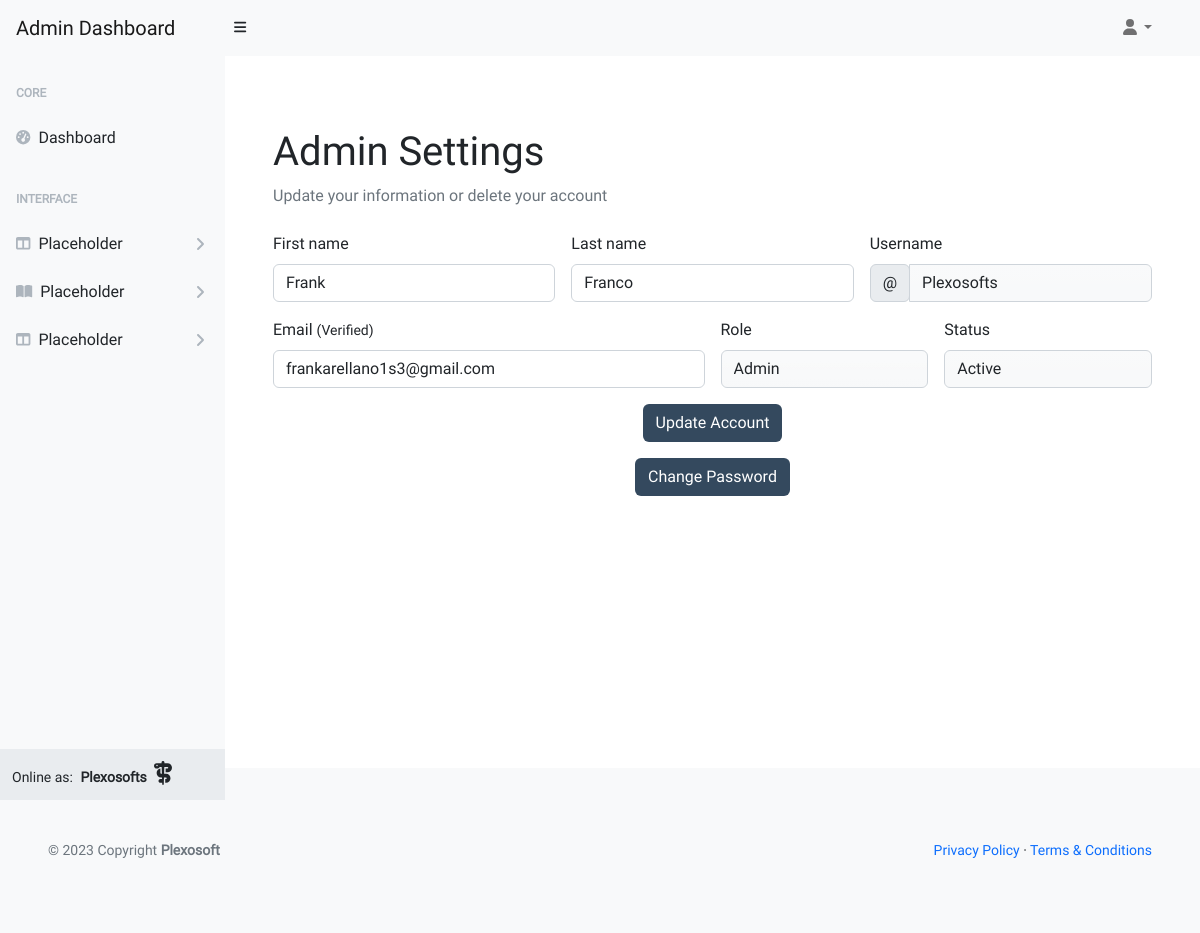
The page /account/admin/settings/ (signed in) on the database its author committed.
### homepage/models.py (models this page shows, shortened)
class UserProfile(AbstractUser):
    email = models.EmailField(
        unique=True)
    role = models.IntegerField(choices=ROLES, default=0)
    type = models.IntegerField(choices=USER_TYPE, default=0)
    status = models.IntegerField(choices=STATUS, default=2)
    user_transactions = models.ManyToManyField(
        'product_service.Product',
        through='product_service.Transaction',
        related_name='user_profiles')
    class Meta:
        ordering = ['username']

### admin_dashboard/views.py (the view, shortened to what this page needs)
# urls.py: path('account/admin/settings/', AdminSettingsView.as_view(),
class AdminSettingsView(AdminRequiredMixin, UpdateView):
    model = UserProfile
    form_class = AdminSettingsForm
    template_name = 'admin-dashboard/settings.html'
    context_object_name = 'admin_settings'
    def get_object(self, queryset=None):
        return self.request.user

### admin_dashboard/views.py
class AdminSettingsForm(forms.ModelForm):
    class Meta:
        model = UserProfile
        fields = ['first_name', 'last_name', 'email', 'username']

### admin_dashboard/views.py (called while the page is built)
    def test_func(self):
        user_profile = self.request.user
        return user_profile and user_profile.role == 1

### homepage/custom_context_processors.py (called while the page is built)
def get_verified_email(request):
    if request.user.is_authenticated:
        try:
            email_object = EmailAddress.objects.get(user=request.user)
            if email_object.verified:
                return {'get_verified_email': email_object}
        except EmailAddress.DoesNotExist:
            pass
    return {'get_verified_email': None}

### admin_dashboard/templates/admin-dashboard/settings.html (shortened to what this page needs)
{% extends "admin-dashboard/base.html" %}
{% load i18n %}
{% block content%}
<div id="layoutSidenav_content">
    <main>
        <div class="container-fluid p-5">
            <h1 class="mt-4">Admin Settings</h1>
            <ol class="breadcrumb mb-4">
                <li class="breadcrumb-item active">Update your information or delete your account</li>
            </ol>
            <form class="row g-3 needs-validation" method="POST" action="{% url 'admin_settings' %}" novalidate>
                {% if admin_settings.role == 1 %}
                <div class="col-md-4">
                    <label for="validationCustom01" class="form-label">First name</label>
                    <input type="text" class="form-control {% if form.errors.first_name %}is-invalid{% endif %}"
                        id="validationCustom01" value="{{ admin_settings.first_name}}" name="first_name" required>
                </div>
                <div class="col-md-4">
                    <label for="validationCustom02" class="form-label">Last name</label>
                    <input type="text" class="form-control {% if form.errors.last_name %}is-invalid{% endif %}"
                        id="validationCustom02" value="{{ admin_settings.last_name}}" name="last_name" required>
                </div>
                {% endif %}
                <div class="col-md-4">
                    <label for="validationCustomUsername" class="form-label">Username</label>
                    <div class="input-group has-validation">
                        <span class="input-group-text" id="inputGroupPrepend">@</span>
                        <input type="text" value="{{ admin_settings.username}}"
                            class="form-control {% if form.errors.username %}is-invalid{% endif %} bg-light bg-gradient"
                            id="validationCustomUsername" name="username" aria-describedby="inputGroupPrepend" required
                            readonly>
                    </div>
                </div>
                <div class="col-md-6">
                    <label for="validationCustom03" class="form-label">Email
                        {% if get_verified_email.verified %}<small>(Verified)</small>{% else %}<small>(Not verified)</small>{% endif %}
                    </label>
                    <input type="email" value="{{ admin_settings.email}}"
                        class="form-control {% if form.errors.email %}is-invalid{% endif %}" id="validationCustom03"
                        name="email" required>
                </div>
                <div class="col-md-3">
                    <label for="validationCustom04" class="form-label">Role</label>
                    <input type="text" value="{{ admin_settings.get_role_display}}" name="role"
                        class="form-control {% if form.errors.role %}is-invalid{% endif %} bg-light bg-gradient"
                        id="validationCustom04" required readonly>
                </div>
                <div class="col-md-3">
                    <label for="validationCustom05" class="form-label">Status</label>
                    <input type="text" value="{{ admin_settings.get_status_display }}" name="status"
                        class="form-control {% if form.errors.status %}is-invalid{% endif %} bg-light bg-gradient"
                        id="validationCustom05" required readonly>
                </div>
                <div class="col-12 text-center">
                    <button class="btn btn-primary-blue" type="submit">Update Account</button>
                </div>
                <div class="col-12 text-center">
                    <a class="btn btn-primary-blue" href="">Change Password</a>
                </div>
            </form>
        </div>
    </main>
</div>
{% endblock %}

### admin_dashboard/templates/admin-dashboard/base.html (shortened to what this page needs)
{% load static %}
{% now "Y-m-d" as current_date %}
{% now "Y" as copyright %}
<!DOCTYPE html>
<html lang="en">
<head>
    <link href="https://cdn.jsdelivr.net/npm/bootstrap@5.2.3/dist/css/bootstrap.min.css" rel="stylesheet">
    <link href="https://cdn.jsdelivr.net/npm/bootstrap-icons@1.5.0/font/bootstrap-icons.css" rel="stylesheet" />
    <link href="https://cdn.jsdelivr.net/npm/simple-datatables@7.1.2/dist/style.min.css" rel="stylesheet" />
    <link href="{% static 'backend/css/styles.css' %}" rel="stylesheet" />
    <link rel="stylesheet" href="{% static 'custom/css/style.css' %}">
</head>
<body class="sb-nav-fixed">
    <nav class="sb-topnav navbar navbar-expand navbar-light bg-light">
        <a class="navbar-brand ps-3" href="{% url 'admin_dashboard' %}">Admin Dashboard</a>
        <button class="btn btn-link btn-sm order-1 order-lg-0 me-4 me-lg-0" id="sidebarToggle" href="#!"><i
                class="fas fa-bars"></i></button>
        <div class="d-md-inline-block form-inline ms-auto me-0 me-md-3 my-2 my-md-0">
            <ul class="navbar-nav ms-auto ms-md-0 me-3 me-lg-4">
                <li class="nav-item dropdown">
                    <a class="nav-link dropdown-toggle" id="navbarDropdown" href="#" role="button"
                        data-bs-toggle="dropdown" aria-expanded="false"><i class="fas fa-user fa-fw"></i></a>
                </li>
            </ul>
        </div>
    </nav>
    <div id="layoutSidenav">
        <div id="layoutSidenav_nav">
            <nav class="sb-sidenav accordion sb-sidenav-light" id="sidenavAccordion">
                <div class="sb-sidenav-menu">
                    <div class="nav">
                        <div class="sb-sidenav-menu-heading">Core</div>
                        <a class="nav-link" href="{% url 'admin_dashboard' %}">
                            <div class="sb-nav-link-icon"><i class="fas fa-tachometer-alt"></i></div>
                            Dashboard
                        </a>
                        <div class="sb-sidenav-menu-heading">Interface</div>
                        <a class="nav-link collapsed" href="#" data-bs-toggle="collapse"
                            data-bs-target="#collapseLayouts" aria-expanded="false" aria-controls="collapseLayouts">
                            <div class="sb-nav-link-icon"><i class="fas fa-columns"></i></div>
                            Placeholder
                            <div class="sb-sidenav-collapse-arrow"><i class="fas fa-angle-down"></i></div>
                        </a>
                        <a class="nav-link collapsed" href="#" data-bs-toggle="collapse" data-bs-target="#collapsePages"
                            aria-expanded="false" aria-controls="collapsePages">
                            <div class="sb-nav-link-icon"><i class="fas fa-book-open"></i></div>
                            Placeholder
                            <div class="sb-sidenav-collapse-arrow"><i class="fas fa-angle-down"></i></div>
                        </a>
                        <a class="nav-link collapsed" href="#" data-bs-toggle="collapse" data-bs-target="#collapseRoles"
                            aria-expanded="false" aria-controls="collapseRoles">
                            <div class="sb-nav-link-icon"><i class="fas fa-columns"></i></div>
                            Placeholder
                            <div class="sb-sidenav-collapse-arrow"><i class="fas fa-angle-down"></i></div>
                        </a>
                    </div>
                </div>
                <div class="sb-sidenav-footer">
                    <div class="small">Online as:
                        <span class="px-1"><strong>{{ request.user.username }}
                                {% if request.user.role == 1 %}
                                <i class="fa-solid fa-staff-snake px-1 fs-4 text"></i>
                                {% endif %}
                            </strong>
                        </span>
                    </div>
                </div>
            </nav>
        </div>
        {% block content %}
        {% endblock content %}
    </div>
    <footer class="py-4 bg-light mt-4">
        <div class="container-fluid p-5">
            <div class="d-flex align-items-center justify-content-between small">
                <div class="text-muted"> © {{ copyright }} Copyright
                    <a class="text-reset fw-bold" href="https://github.com/plexoio/py">Plexosoft</a></div>
                <div>
                    <a href="" target="_blank">Privacy Policy</a>
                    &middot;
                    <a href="" target="_blank">Terms &amp; Conditions</a>
                </div>
            </div>
        </div>
    </footer>
</body>
</html>

### static/custom/css/style.css (style rules this page uses)
* { font-family: 'Roboto', Fairplay, sans-serif; }
h1 { font-family: 'Fairplay', Roboto, sans-serif; }
a { text-decoration: none; }
input { border: none; }
.btn-primary-blue { background-color: #34495e; color: #ffffff; transition: 0.3s; }

### rows shown on the page
UserProfile: user.username "Plexosofts", first_name "Frank", last_name "Franco", username "Plexosofts", email "frankarellano1s3@gmail.com", role "Admin", status "Active"

### other values the page prints
{{ copyright }} "2023"
